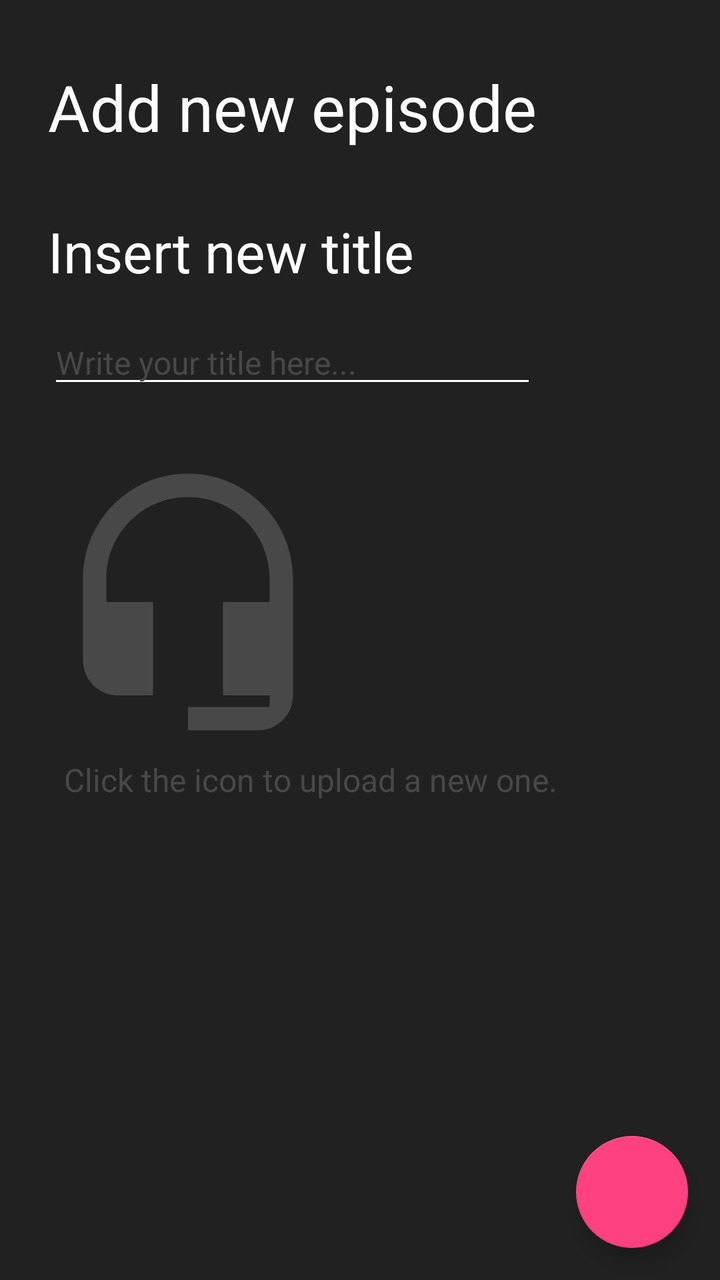
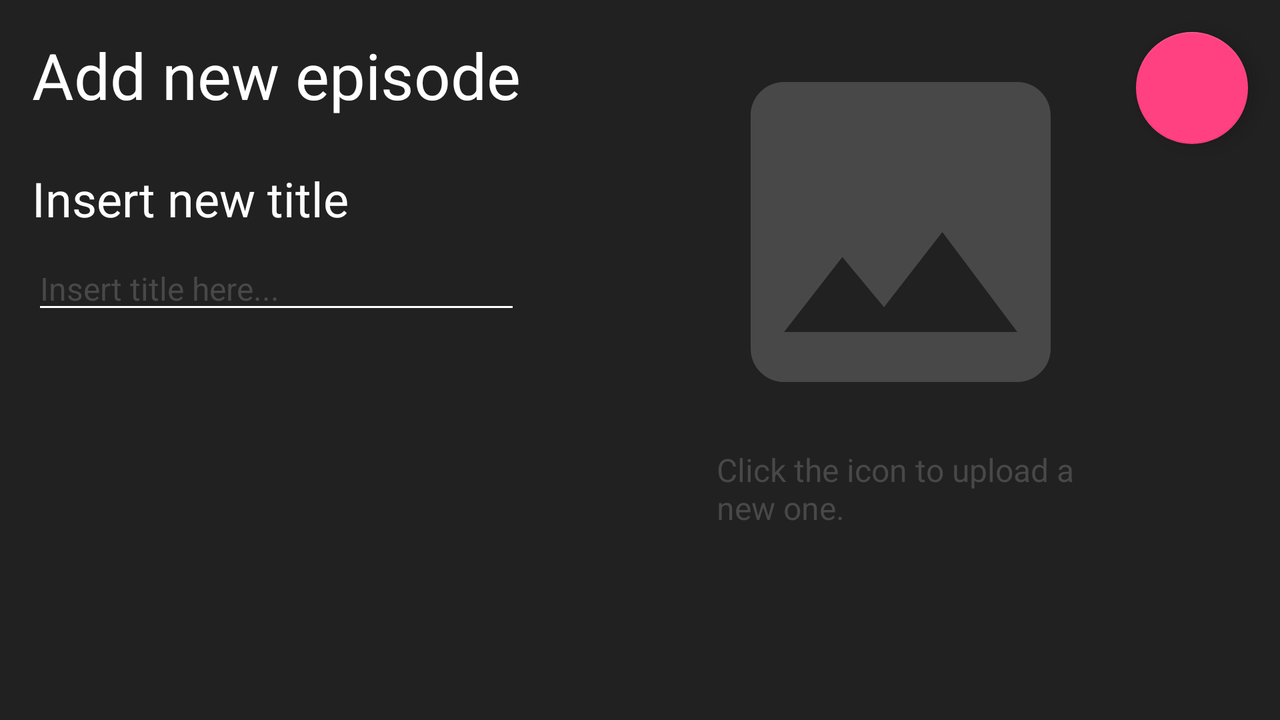

An Android layout and its configuration variant, each rendered on a device that would load it. The default file and the variant file are quoted in full after the pictures.
<!-- AndroidManifest.xml: application theme AppTheme -->
<!-- res/layout/add_episode.xml -->
<?xml version="1.0" encoding="utf-8"?>
<android.support.constraint.ConstraintLayout
    xmlns:android="http://schemas.android.com/apk/res/android"
    xmlns:app="http://schemas.android.com/apk/res-auto"
    xmlns:tools="http://schemas.android.com/tools"
    android:layout_width="match_parent"
    android:layout_height="match_parent"
    android:background="?colorPrimary">

    <TextView
        android:id="@+id/chosen_audio_file_name"
        style="@style/Portofolio_EditText_Hint"
        android:layout_width="0dp"
        android:layout_height="0dp"
        android:textColor="?colorAccent"
        android:visibility="invisible"
        app:layout_constraintBottom_toBottomOf="@+id/click_to_insert_audio_label"
        app:layout_constraintEnd_toEndOf="@+id/click_to_insert_audio_label"
        app:layout_constraintStart_toStartOf="@+id/click_to_insert_audio_label"
        app:layout_constraintTop_toTopOf="@+id/click_to_insert_audio_label"
        tools:text="File for upload: file4.mp3" />

    <TextView
        android:id="@+id/click_to_insert_audio_label"
        style="@style/Portofolio_EditText_Hint"
        android:layout_width="0dp"
        android:layout_height="0dp"
        android:layout_marginBottom="8dp"
        android:layout_marginEnd="8dp"
        android:layout_marginLeft="8dp"
        android:layout_marginRight="8dp"
        android:layout_marginStart="8dp"
        android:layout_marginTop="8dp"
        android:text="@string/click_the_icon_to_update_label"
        app:layout_constraintBottom_toTopOf="@+id/upload_audio_fab"
        app:layout_constraintEnd_toStartOf="@+id/upload_audio_fab"
        app:layout_constraintHorizontal_bias="0.0"
        app:layout_constraintStart_toStartOf="@+id/insert_audio_imageview"
        app:layout_constraintTop_toBottomOf="@+id/insert_audio_imageview" />

    <ImageView
        android:id="@+id/insert_audio_imageview"
        style="@style/Portofolio_ImageView"
        android:layout_width="wrap_content"
        android:layout_height="wrap_content"
        android:layout_marginBottom="8dp"
        android:layout_marginTop="32dp"
        android:contentDescription="@string/personal_pic_content_description"
        android:src="@drawable/ic_headset_mic_light_black_140dp"
        app:layout_constraintBottom_toBottomOf="parent"
        app:layout_constraintStart_toStartOf="@+id/insert_title_edit_text"
        app:layout_constraintTop_toBottomOf="@+id/insert_title_edit_text"
        app:layout_constraintVertical_bias="0.0" />

    <TextView
        android:id="@+id/title_label"
        style="@style/Podcaster_Title"
        android:layout_width="wrap_content"
        android:layout_height="wrap_content"
        android:layout_marginEnd="8dp"
        android:layout_marginLeft="8dp"
        android:layout_marginRight="8dp"
        android:layout_marginStart="8dp"
        android:layout_marginTop="32dp"
        android:text="@string/add_new_episode_label"
        android:textColor="@android:color/white"
        app:layout_constraintEnd_toEndOf="parent"
        app:layout_constraintHorizontal_bias="0.16"
        app:layout_constraintStart_toStartOf="parent"
        app:layout_constraintTop_toTopOf="parent" />

    <TextView
        android:id="@+id/insert_title_label"
        style="@style/Portofolio_Label"
        android:layout_width="0dp"
        android:layout_height="wrap_content"
        android:layout_marginEnd="8dp"
        android:layout_marginRight="8dp"
        android:layout_marginTop="32dp"
        android:text="@string/insert_new_title_label"
        app:layout_constraintEnd_toEndOf="parent"
        app:layout_constraintHorizontal_bias="0.0"
        app:layout_constraintStart_toStartOf="@+id/title_label"
        app:layout_constraintTop_toBottomOf="@+id/title_label" />

    <android.support.design.widget.FloatingActionButton
        android:id="@+id/upload_audio_fab"
        android:layout_width="wrap_content"
        android:layout_height="wrap_content"
        android:layout_marginBottom="16dp"
        android:layout_marginEnd="16dp"
        android:layout_marginLeft="8dp"
        android:layout_marginRight="16dp"
        android:layout_marginStart="8dp"
        android:layout_marginTop="16dp"
        android:clickable="true"
        android:src="@drawable/ic_cloud_upload_white_24dp"
        app:layout_constraintBottom_toBottomOf="parent"
        app:layout_constraintEnd_toEndOf="parent"
        app:layout_constraintHorizontal_bias="1.0"
        app:layout_constraintStart_toStartOf="parent"
        app:layout_constraintTop_toTopOf="parent"
        app:layout_constraintVertical_bias="1.0" />

    <EditText
        android:id="@+id/insert_title_edit_text"
        style="@style/Portofolio_EditText_Hint"
        android:layout_width="0dp"
        android:layout_height="wrap_content"
        android:layout_marginTop="16dp"
        android:ems="10"
        android:inputType="textPersonName"
        android:hint="@string/insert_title_here_label"
        android:textColorHint="@color/primaryLightColor"
        app:layout_constraintEnd_toEndOf="@+id/title_label"
        app:layout_constraintHorizontal_bias="0.0"
        app:layout_constraintStart_toStartOf="@+id/insert_title_label"
        app:layout_constraintTop_toBottomOf="@+id/insert_title_label" />

</android.support.constraint.ConstraintLayout>
<!-- resources referenced by this layout -->
<resources>
  <color name="primaryLightColor">#484848</color>
  <!-- drawable ic_headset_mic_light_black_140dp (drawable) -->
  <vector android:height="140dp" android:tint="#484848"
      android:viewportHeight="24.0" android:viewportWidth="24.0"
      android:width="140dp" xmlns:android="http://schemas.android.com/apk/res/android">
      <path android:fillColor="#FF000000" android:pathData="M12,1c-4.97,0 -9,4.03 -9,9v7c0,1.66 1.34,3 3,3h3v-8H5v-2c0,-3.87 3.13,-7 7,-7s7,3.13 7,7v2h-4v8h4v1h-7v2h6c1.66,0 3,-1.34 3,-3V10c0,-4.97 -4.03,-9 -9,-9z"/>
  </vector>
  <string name="add_new_episode_label">Add new episode</string>
  <string name="click_the_icon_to_update_label">Click the icon to upload a new one.</string>
  <string name="insert_new_title_label">Insert new title</string>
  <string name="insert_title_here_label">Write your title here...</string>
  <string name="personal_pic_content_description">This is your personal picture.</string>
  <style name="Podcaster_Title">
          <item name="android:lines">@integer/podcaster_title_lines</item>
          <item name="android:layout_width">@dimen/podcaster_title_default_width</item>
          <item name="android:layout_height">wrap_content</item>
          <item name="android:textAlignment">center</item>
          <item name="android:textColor">?colorAccent</item>
          <item name="android:textSize">@dimen/podcaster_title_text_size</item>
      </style>
  <style name="Portofolio_EditText_Hint">
          <item name="android:layout_width">@dimen/podcast_app_bar_default_height</item>
          <item name="android:layout_height">wrap_content</item>
          <item name="android:textColor">@color/primaryLightColor</item>
          <item name="android:textSize">@dimen/list_item_podcast_title_text_size</item>
      </style>
  <style name="Portofolio_ImageView">
          <item name="android:layout_width">@dimen/portofolio_podcast_poster_size</item>
          <item name="android:layout_height">@dimen/portofolio_podcast_poster_size</item>
          <item name="android:src">@drawable/ic_image_black_light_24dp</item>
          <item name="android:contentDescription">@string/podcast_poster_content_description</item>
      </style>
  <style name="Portofolio_Label">
          <item name="android:textColor">@color/primaryTextColor</item>
          <item name="android:textSize">@dimen/list_item_category_title_text_size</item>
      </style>
  <style name="AppTheme" parent="Theme.AppCompat.Light.NoActionBar">
          
          <item name="colorPrimary">@color/primaryColor</item>
          <item name="colorPrimaryDark">@color/primaryDarkColor</item>
          <item name="colorAccent">@color/secondaryColor</item>
          <item name="android:textColor">@color/primaryTextColor</item>
          <item name="colorControlNormal">@color/primaryTextColor</item>
      </style>
  <dimen name="podcaster_title_default_width">200dp</dimen>
  <dimen name="podcaster_title_text_size">32sp</dimen>
  <dimen name="podcast_app_bar_default_height">168dp</dimen>
  <dimen name="list_item_podcast_title_text_size">16sp</dimen>
  <dimen name="portofolio_podcast_poster_size">160dp</dimen>
  <!-- drawable ic_image_black_light_24dp (drawable) -->
  <vector android:height="200dp" android:tint="#484848"
      android:viewportHeight="24.0" android:viewportWidth="24.0"
      android:width="200dp" xmlns:android="http://schemas.android.com/apk/res/android">
      <path android:fillColor="#FF000000" android:pathData="M21,19V5c0,-1.1 -0.9,-2 -2,-2H5c-1.1,0 -2,0.9 -2,2v14c0,1.1 0.9,2 2,2h14c1.1,0 2,-0.9 2,-2zM8.5,13.5l2.5,3.01L14.5,12l4.5,6H5l3.5,-4.5z"/>
  </vector>
  <string name="podcast_poster_content_description">This is the poster of the podcast on the quick media player.</string>
  <color name="primaryTextColor">#ffffff</color>
  <dimen name="list_item_category_title_text_size">28sp</dimen>
  <color name="primaryColor">#212121</color>
  <color name="primaryDarkColor">#000000</color>
  <color name="secondaryColor">#ff4081</color>
</resources>
<!-- res/layout-land/add_episode.xml (the repository's variant of the layout above) -->
<!-- drawn on the phone turned sideways -->
<?xml version="1.0" encoding="utf-8"?>
<android.support.constraint.ConstraintLayout xmlns:android="http://schemas.android.com/apk/res/android"
    xmlns:app="http://schemas.android.com/apk/res-auto"
    xmlns:tools="http://schemas.android.com/tools"
    android:layout_width="match_parent"
    android:layout_height="match_parent"
    android:background="?colorPrimary"
    tools:layout_editor_absoluteY="25dp">

    <TextView
        android:id="@+id/chosen_audio_file_name"
        style="@style/Portofolio_EditText_Hint"
        android:layout_width="0dp"
        android:layout_height="0dp"
        android:textColor="?colorAccent"
        android:visibility="invisible"
        app:layout_constraintBottom_toBottomOf="@+id/click_to_insert_audio_label"
        app:layout_constraintEnd_toEndOf="@+id/click_to_insert_audio_label"
        app:layout_constraintStart_toStartOf="@+id/click_to_insert_audio_label"
        app:layout_constraintTop_toTopOf="@+id/click_to_insert_audio_label"
        tools:text="File for upload: file4.mp3" />

    <TextView
        android:id="@+id/click_to_insert_audio_label"
        style="@style/Portofolio_EditText_Hint"
        android:layout_width="0dp"
        android:layout_height="0dp"
        android:layout_marginBottom="8dp"
        android:layout_marginEnd="8dp"
        android:layout_marginLeft="8dp"
        android:layout_marginRight="8dp"
        android:layout_marginStart="8dp"
        android:layout_marginTop="8dp"
        android:text="@string/click_the_icon_to_update_label"
        app:layout_constraintBottom_toBottomOf="parent"
        app:layout_constraintEnd_toEndOf="@+id/insert_audio_imageview"
        app:layout_constraintStart_toStartOf="@+id/insert_audio_imageview"
        app:layout_constraintTop_toBottomOf="@+id/insert_audio_imageview"
        app:layout_constraintVertical_bias="1.0" />

    <ImageView
        android:id="@+id/insert_audio_imageview"
        style="@style/Portofolio_ImageView"
        android:layout_width="wrap_content"
        android:layout_height="wrap_content"
        android:layout_marginEnd="8dp"
        android:layout_marginLeft="8dp"
        android:layout_marginRight="8dp"
        android:layout_marginStart="8dp"
        android:contentDescription="@string/personal_pic_content_description"
        app:layout_constraintEnd_toEndOf="parent"
        app:layout_constraintStart_toEndOf="@+id/title_label"
        app:layout_constraintTop_toTopOf="@+id/title_label" />

    <TextView
        android:id="@+id/title_label"
        style="@style/Podcaster_Title"
        android:layout_width="wrap_content"
        android:layout_height="wrap_content"
        android:layout_marginBottom="8dp"
        android:layout_marginEnd="8dp"
        android:layout_marginLeft="16dp"
        android:layout_marginRight="8dp"
        android:layout_marginStart="16dp"
        android:layout_marginTop="16dp"
        android:text="@string/add_new_episode_label"
        android:textColor="@android:color/white"
        app:layout_constraintBottom_toBottomOf="parent"
        app:layout_constraintEnd_toEndOf="parent"
        app:layout_constraintHorizontal_bias="0.0"
        app:layout_constraintStart_toStartOf="parent"
        app:layout_constraintTop_toTopOf="parent"
        app:layout_constraintVertical_bias="0.0" />

    <TextView
        android:id="@+id/insert_title_label"
        style="@style/Portofolio_Label"
        android:layout_width="0dp"
        android:layout_height="wrap_content"
        android:layout_marginTop="24dp"
        android:text="@string/insert_new_title_label"
        app:layout_constraintEnd_toEndOf="@+id/title_label"
        app:layout_constraintStart_toStartOf="@+id/title_label"
        app:layout_constraintTop_toBottomOf="@+id/title_label" />

    <android.support.design.widget.FloatingActionButton
        android:id="@+id/upload_audio_fab"
        android:layout_width="wrap_content"
        android:layout_height="wrap_content"
        android:layout_marginBottom="8dp"
        android:layout_marginEnd="16dp"
        android:layout_marginLeft="8dp"
        android:layout_marginRight="16dp"
        android:layout_marginStart="8dp"
        android:layout_marginTop="16dp"
        android:clickable="true"
        android:src="@drawable/ic_cloud_upload_white_24dp"
        app:layout_constraintBottom_toBottomOf="parent"
        app:layout_constraintEnd_toEndOf="parent"
        app:layout_constraintHorizontal_bias="1.0"
        app:layout_constraintStart_toStartOf="parent"
        app:layout_constraintTop_toTopOf="parent"
        app:layout_constraintVertical_bias="0.0" />

    <EditText
        android:id="@+id/insert_title_edit_text"
        style="@style/Portofolio_EditText_Hint"
        android:layout_width="0dp"
        android:layout_marginBottom="8dp"
        android:layout_marginTop="8dp"
        android:ems="10"
        android:hint="@string/insert_title_here_label"
        android:inputType="textPersonName"
        android:textColorHint="@color/primaryLightColor"
        app:layout_constraintBottom_toBottomOf="parent"
        app:layout_constraintEnd_toEndOf="@+id/insert_title_label"
        app:layout_constraintStart_toStartOf="@+id/insert_title_label"
        app:layout_constraintTop_toBottomOf="@+id/insert_title_label"
        app:layout_constraintVertical_bias="0.0" />

</android.support.constraint.ConstraintLayout>
<!-- resources referenced by the variant -->
<!-- as the phone turned sideways resolves them -->
<resources>
  <color name="primaryLightColor">#484848</color>
  <string name="add_new_episode_label">Add new episode</string>
  <!-- from res/values-land/ -->
  <string name="click_the_icon_to_update_label">Click the icon to upload a new one.</string>
  <string name="insert_new_title_label">Insert new title</string>
  <!-- from res/values-land/ -->
  <string name="insert_title_here_label">Insert title here...</string>
  <!-- from res/values-land/ -->
  <string name="personal_pic_content_description">This is your personal picture.</string>
  <!-- from res/values-land/ -->
  <style name="Podcaster_Title">
          <item name="android:lines">@integer/podcaster_title_lines</item>
          <item name="android:layout_width">@dimen/podcaster_title_default_width</item>
          <item name="android:layout_height">wrap_content</item>
          <item name="android:textAlignment">center</item>
          <item name="android:textColor">?colorAccent</item>
          <item name="android:textSize">@dimen/podcaster_title_text_size</item>
      </style>
  <!-- from res/values-land/ -->
  <style name="Portofolio_EditText_Hint">
          <item name="android:layout_width">@dimen/podcast_app_bar_default_height</item>
          <item name="android:layout_height">wrap_content</item>
          <item name="android:textColor">@color/primaryLightColor</item>
          <item name="android:textSize">@dimen/list_item_podcast_title_text_size</item>
      </style>
  <!-- from res/values-land/ -->
  <style name="Portofolio_ImageView">
          <item name="android:layout_width">@dimen/portofolio_podcast_poster_size</item>
          <item name="android:layout_height">@dimen/portofolio_podcast_poster_size</item>
          <item name="android:src">@drawable/ic_image_black_light_24dp</item>
          <item name="android:contentDescription">@string/podcast_poster_content_description</item>
      </style>
  <!-- from res/values-land/ -->
  <style name="Portofolio_Label">
          <item name="android:textColor">@color/primaryTextColor</item>
          <item name="android:textSize">@dimen/portofolio_label_text_size</item>
      </style>
  <style name="AppTheme" parent="Theme.AppCompat.Light.NoActionBar">
          
          <item name="colorPrimary">@color/primaryColor</item>
          <item name="colorPrimaryDark">@color/primaryDarkColor</item>
          <item name="colorAccent">@color/secondaryColor</item>
          <item name="android:textColor">@color/primaryTextColor</item>
          <item name="colorControlNormal">@color/primaryTextColor</item>
      </style>
  <!-- from res/values-land/ -->
  <dimen name="podcaster_title_default_width">200dp</dimen>
  <!-- from res/values-land/ -->
  <dimen name="podcaster_title_text_size">32sp</dimen>
  <!-- from res/values-land/ -->
  <dimen name="podcast_app_bar_default_height">84dp</dimen>
  <!-- from res/values-land/ -->
  <dimen name="list_item_podcast_title_text_size">16sp</dimen>
  <!-- from res/values-land/ -->
  <dimen name="portofolio_podcast_poster_size">80dp</dimen>
  <!-- drawable ic_image_black_light_24dp (drawable) -->
  <vector android:height="200dp" android:tint="#484848"
      android:viewportHeight="24.0" android:viewportWidth="24.0"
      android:width="200dp" xmlns:android="http://schemas.android.com/apk/res/android">
      <path android:fillColor="#FF000000" android:pathData="M21,19V5c0,-1.1 -0.9,-2 -2,-2H5c-1.1,0 -2,0.9 -2,2v14c0,1.1 0.9,2 2,2h14c1.1,0 2,-0.9 2,-2zM8.5,13.5l2.5,3.01L14.5,12l4.5,6H5l3.5,-4.5z"/>
  </vector>
  <!-- from res/values-land/ -->
  <string name="podcast_poster_content_description">This is the poster of the podcast on the quick media player.</string>
  <color name="primaryTextColor">#ffffff</color>
  <!-- from res/values-land/ -->
  <dimen name="portofolio_label_text_size">24sp</dimen>
  <color name="primaryColor">#212121</color>
  <color name="primaryDarkColor">#000000</color>
  <color name="secondaryColor">#ff4081</color>
</resources>
